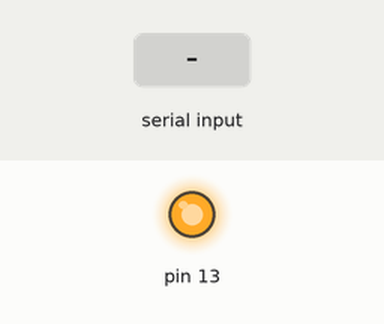
The sketch below on a simulated Arduino Uno, built with avr-gcc and run on an emulated ATmega328P. On the bench: output pins drawn as LEDs (lit = HIGH). Inputs (shaded band) come from the test bench.

Above: at 1.2 s.
1.3 s: "o" received over Serial
Timing chart, 0 to 4.3 s (numbered marks = the images above; inputs shaded):
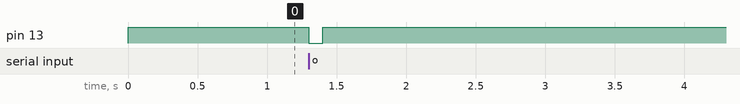

Measured:
- after the input at 1.3 s, pin 13: HIGH → LOW at once, → HIGH 0.10 s later

The sketch:

recieve.ino
```cpp
void setup()
{
  pinMode(13,OUTPUT);
  digitalWrite(13,HIGH);
  Serial.begin(9600);
}

void e() {
  digitalWrite(13,HIGH);
  loop();
}

void loop()
{
  if(Serial.available() > 0)
  {
    if(Serial.read() == 'o')
    {
      digitalWrite(13,LOW);
      delay(100);
    }
    if(Serial.read() == 'e')
    {
      e();
    }

  }

    else
    {
      digitalWrite(13,HIGH);
    }
}
```
